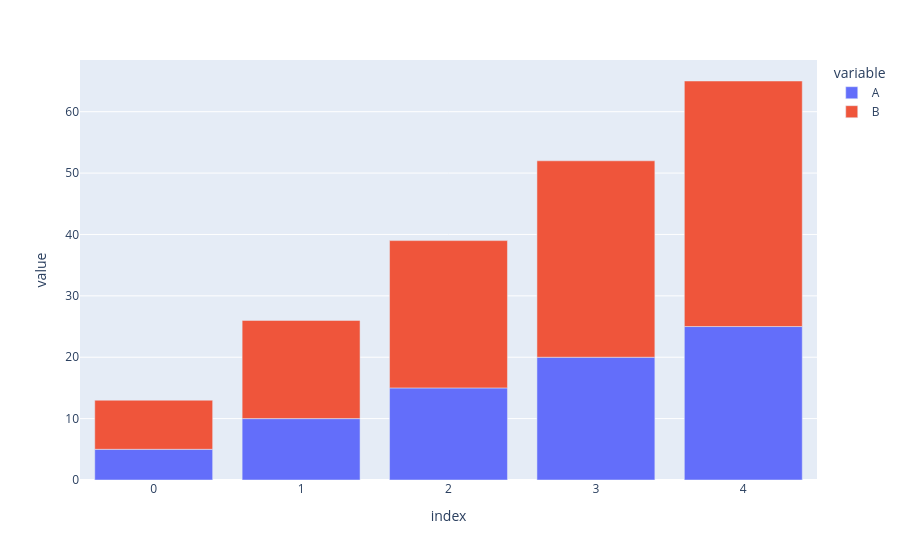

Notebook source saved alongside this figure:
### Code cell
#5 Generate a bar plot using Plotly.

import plotly.express as px

px.bar(data)

### Figure 1 — Plotly figure (JSON) as saved in the notebook; plotly's stock layout.template omitted (floating-point values rounded to 4 significant figures)
{"data": [{"alignmentgroup": "True", "hovertemplate": "variable=A<br>index=%{x}<br>value=%{y}<extra></extra>", "legendgroup": "A", "marker": {"color": "#636efa", "pattern": {"shape": ""}}, "name": "A", "offsetgroup": "A", "orientation": "v", "showlegend": true, "textposition": "auto", "type": "bar", "x": [0, 1, 2, 3, 4], "xaxis": "x", "y": [5, 10, 15, 20, 25], "yaxis": "y"}, {"alignmentgroup": "True", "hovertemplate": "variable=B<br>index=%{x}<br>value=%{y}<extra></extra>", "legendgroup": "B", "marker": {"color": "#EF553B", "pattern": {"shape": ""}}, "name": "B", "offsetgroup": "B", "orientation": "v", "showlegend": true, "textposition": "auto", "type": "bar", "x": [0, 1, 2, 3, 4], "xaxis": "x", "y": [8, 16, 24, 32, 40], "yaxis": "y"}], "layout": {"barmode": "relative", "legend": {"title": {"text": "variable"}, "tracegroupgap": 0}, "margin": {"t": 60}, "xaxis": {"anchor": "y", "domain": [0, 1], "title": {"text": "index"}}, "yaxis": {"anchor": "x", "domain": [0, 1], "title": {"text": "value"}}}}
